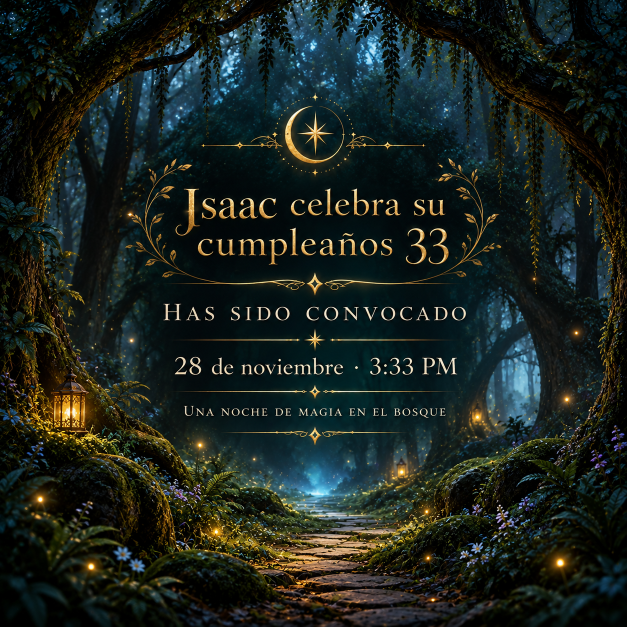
#> input picture assets/og-reino-33.png, 1254 x 1254 px (shown at 1/2 size)
$ python optimizar_preview_whatsapp.py
#> lines starting #> are read from the running program, lines starting #| are printed output that depends on the picture
#!/usr/bin/env python3
"""Genera un JPEG ligero para tarjetas WhatsApp/OG desde la imagen existente.

Preserva la composición original: NO recorta, no cambia el diseño ni su texto.
La imagen PNG de alta calidad permanece como respaldo.
"""
from pathlib import Path
from PIL import Image, ImageOps

ROOT = Path(__file__).resolve().parents[1]
SOURCE = ROOT / "assets" / "og-reino-33.png"
TARGET = ROOT / "assets" / "og-reino-33-wa-v2.jpg"
MAX_EDGE = 1200


def main():
    if not SOURCE.is_file():
        raise FileNotFoundError(SOURCE)
    with Image.open(SOURCE) as original:
#> original is the input picture: PIL image 1254x1254 RGB; mean R, G, B 27.1, 35.4, 30.3
        im = ImageOps.exif_transpose(original)
        old_size = im.size
#> old_size = (1254, 1254)
        if im.mode in ("RGBA", "LA") or "transparency" in im.info:
            rgba = im.convert("RGBA")
            background = Image.new("RGBA", rgba.size, (10, 22, 36, 255))
            background.alpha_composite(rgba)
            im = background.convert("RGB")
        else:
            im = im.convert("RGB")
        im.thumbnail((MAX_EDGE, MAX_EDGE), Image.Resampling.LANCZOS)
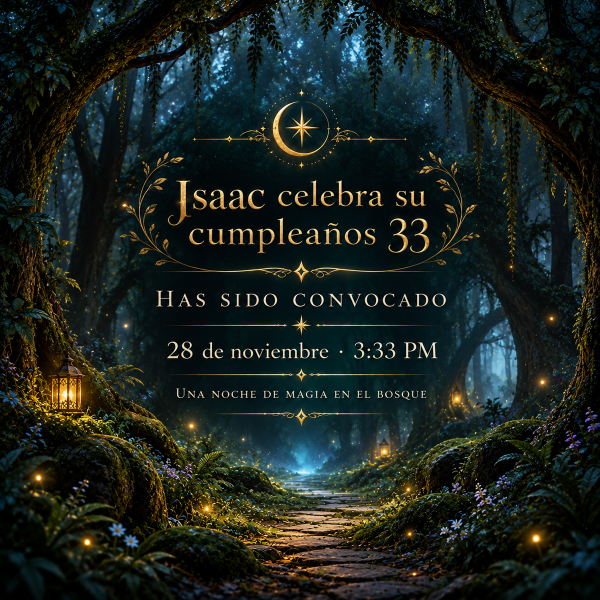
#> im: PIL image 1200x1200 RGB (shown at 1/2 size); mean R, G, B 27.1, 35.4, 30.3
        target_size = im.size
#> target_size = (1200, 1200)
        if min(im.size) < 200:
            raise RuntimeError("Imagen OG demasiado pequeña para una vista previa")
        # 4:4:4 mantiene más nítida la tipografía pequeña que 4:2:0.
        for quality in (87, 84, 81, 78):
            im.save(
                TARGET,
                "JPEG",
                optimize=True,
                progressive=True,
                quality=quality,
                subsampling=0,
            )
            if TARGET.stat().st_size <= 950_000:
                break
    old_bytes = SOURCE.stat().st_size
    new_bytes = TARGET.stat().st_size
#> new_bytes = 500275
    print(f"OG original: {old_size[0]}x{old_size[1]} {old_bytes:,} bytes", flush=True)
#| OG original: 1254x1254 2,573,170 bytes
    print(f"OG WhatsApp: {target_size[0]}x{target_size[1]} {new_bytes:,} bytes", flush=True)
#| OG WhatsApp: 1200x1200 500,275 bytes
    print(f"AHORRO_OG={100*(1-new_bytes/old_bytes):.1f}%", flush=True)
#| AHORRO_OG=80.6%
    if new_bytes > 1_300_000:
        raise RuntimeError("La imagen sigue siendo demasiado grande para vista previa")
    if new_bytes >= old_bytes:
        raise RuntimeError("La salida no reduce el peso")
    with Image.open(TARGET) as check:
#> (the run stopped early here; a loop or call above may not have finished)

$ run again, with assets/principe-base.png copied over assets/og-reino-33.png
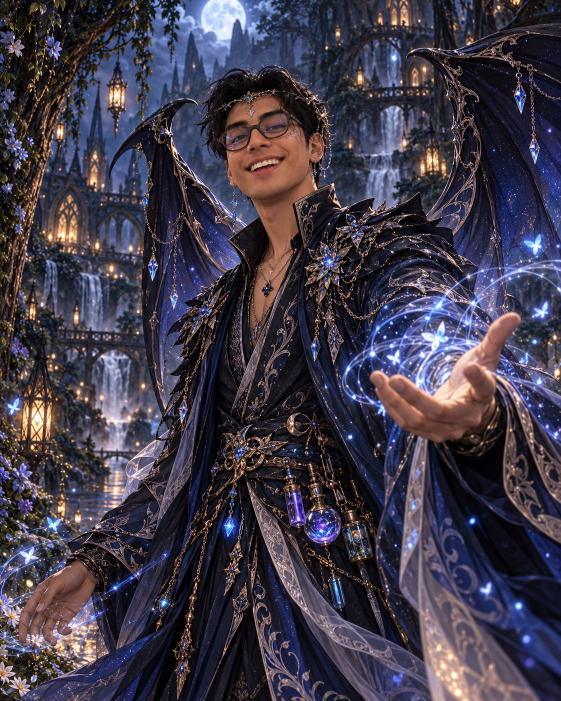
#> input picture assets/principe-base.png, 1122 x 1402 px (shown at 1/2 size)
#> in main, original is the input picture: PIL image 1122x1402 RGB; mean R, G, B 65.2, 59.4, 74.4
#> in main, `im.thumbnail((MAX_EDGE, MAX_EDGE), Image.Resampling.LANCZOS)`:
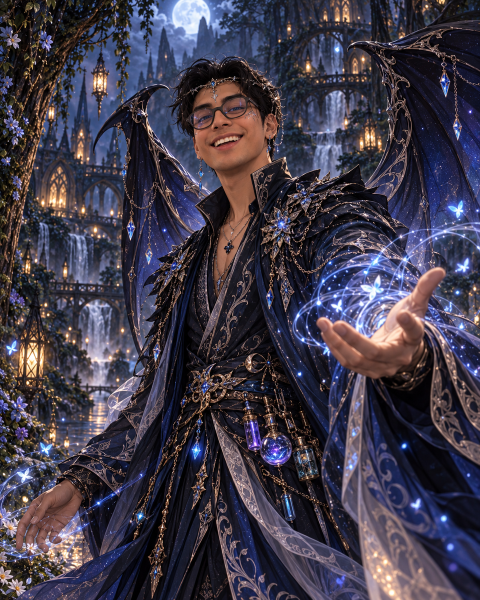
#> im: PIL image 960x1200 RGB (shown at 1/2 size); mean R, G, B 65.2, 59.5, 74.4
#> new_bytes = 451709
#| OG original: 1122x1402 3,032,552 bytes
#| OG WhatsApp: 960x1200 451,709 bytes
#| AHORRO_OG=85.1%
